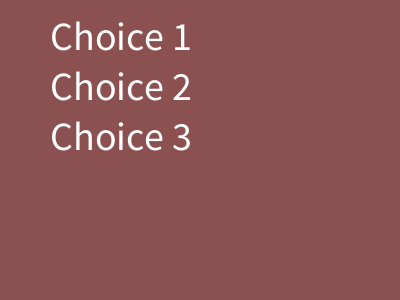
Frame 1 (no input)
Frame 60 (the mouse pressed at the canvas centre just before this capture): identical to frame 1, image omitted
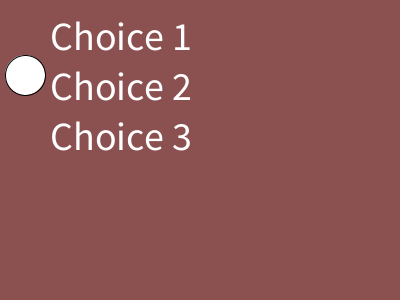
Frame 120 (the mouse held since frame 60 and released just before this capture)

The Processing sketch that drew these frames (run headless with seeded random() and noise(); from frame 60 on, the mouse is pressed at the canvas centre):

// Processing sketch: week13_2_ellipase
// ── week13_2_ellipase.pde
void setup(){
   size(400,300);
   textSize(40);
}
// -1:沒選,0:Choice 1
int choice=-1;
void draw(){
    background(#8B5151);
    fill(#FFFFFF);
    if (choice == 0) ellipse(25, 25, 40, 40);
    if (choice == 1) ellipse(25, 75, 40, 40);
    if (choice == 2) ellipse(25,125, 40, 40);
    text("Choice 1", 50,  50);
    text("Choice 2", 50, 100);
    text("Choice 3", 50, 150);
}
void mousePressed() {
    // choice=(choice + 1)%3;
    choice = int(random(3));
}
